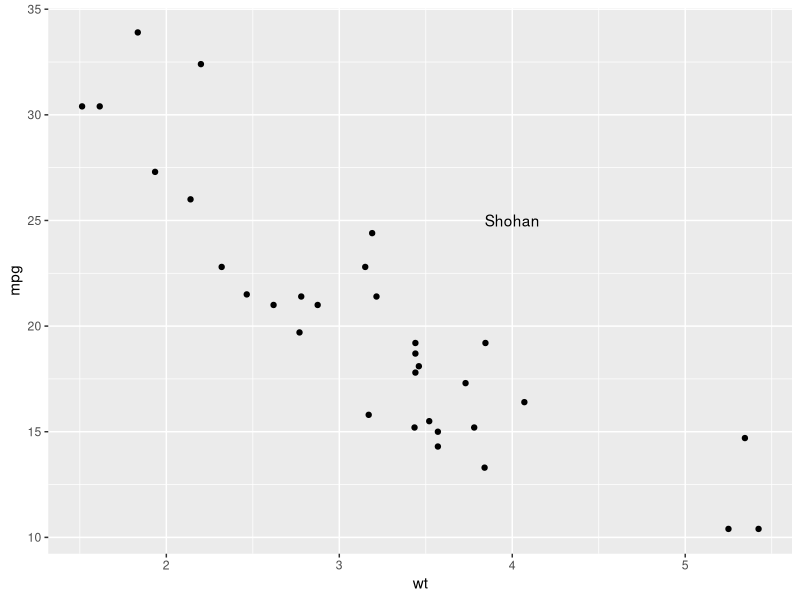

This figure's R source:
library(ggplot2)
p <- ggplot(mtcars, aes(x = wt, y = mpg)) + geom_point()
p + annotate("text", x = 4, y = 25, label = "Shohan")
